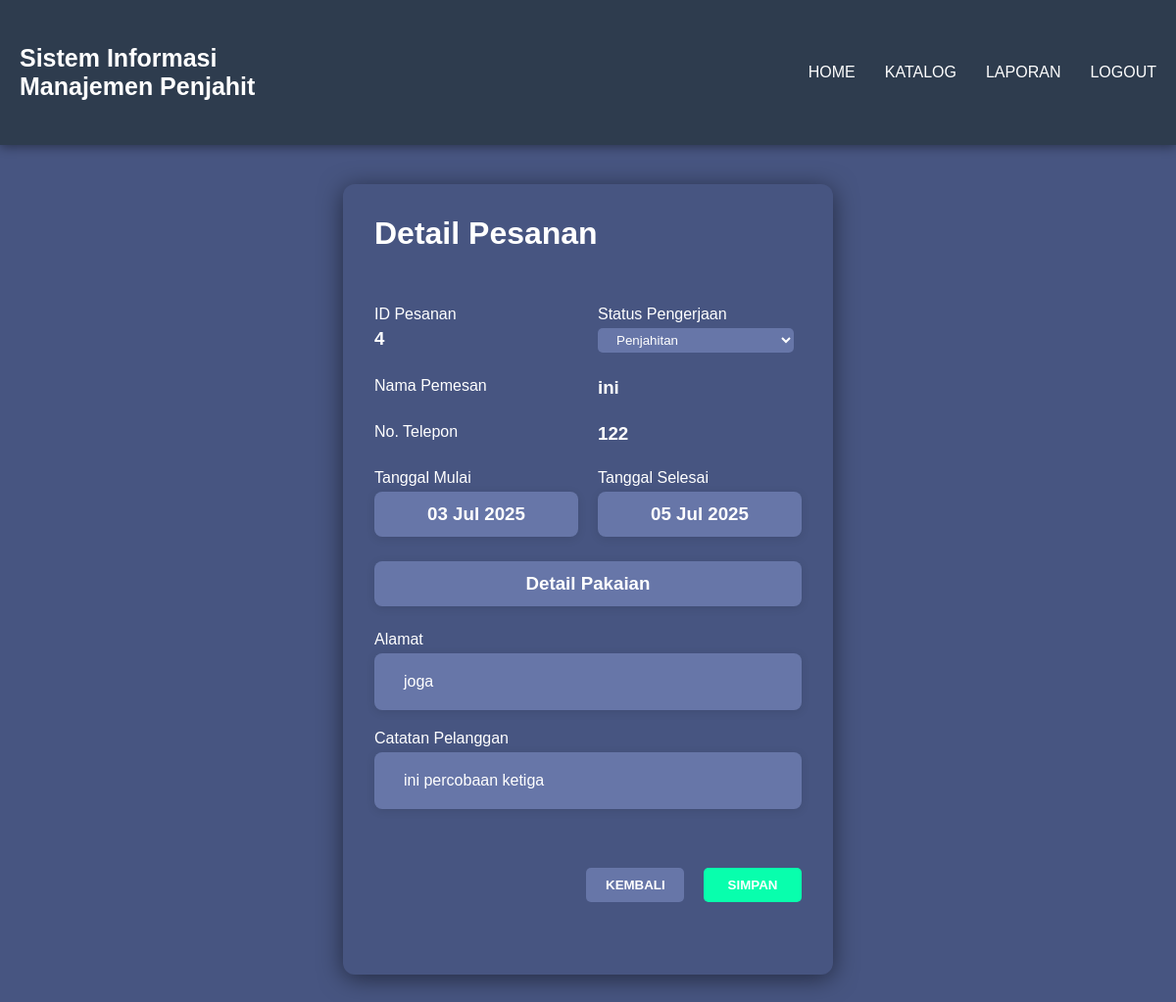
The app's page /detail.php?id=4 with its own data.
### tables this page shows
CREATE TABLE `pesanan` (
  `pesanan_id` int(11) NOT NULL,
  `nama_pelanggan` varchar(50) NOT NULL,
  `nomor_telepon` int(11) NOT NULL,
  `alamat` varchar(100) NOT NULL,
  `jenis_model` varchar(50) NOT NULL,
  `opsi_pengambilan` varchar(20) NOT NULL,
  `ukuran` text NOT NULL,
  `catatan` text NOT NULL,
  `quantity` int(11) NOT NULL,
  `tanggal_mulai` date NOT NULL,
  `tanggal_selesai` date NOT NULL,
  `status_pengerjaan` varchar(50) NOT NULL,
  `Warna` varchar(10) NOT NULL
);

### detail.php (the view, shortened to what this page needs)
<?php
include 'koneksi.php';
$id = $_GET['id'];
try {
    $pdo = new PDO("mysql:host=$hostname;dbname=$database", $username, $password);
    $pdo->setAttribute(PDO::ATTR_ERRMODE, PDO::ERRMODE_EXCEPTION);
} catch (PDOException $e) {
    die("Database error: " . $e->getMessage());
}
$sql = "SELECT * FROM pesanan WHERE pesanan_id = ?";
$stmt = $pdo->prepare($sql);
$stmt->execute([$id]);
$design = $stmt->fetch(PDO::FETCH_ASSOC);
?>
<!DOCTYPE html>
<html lang="en">
<head>
    <link rel="stylesheet" href="css/detail.css">
</head>
<body>
    <?php include 'nav.php'; ?>
    <div class="container">
        <h1>Detail Pesanan</h1>
        <form action="proses_update_status.php" method="POST">
            <div class="parent">
                <div class="div1">
                    <label for="ID">ID Pesanan</label>
                    <h3><?php echo htmlspecialchars($design['pesanan_id']); ?></h3>
                </div>
                <div class="div2">
                    <label for="status">Status Pengerjaan</label>
                    <select id="status" name="status">
                        <option value="Penjahitan" <?php if ($design['status_pengerjaan'] == 'Penjahitan')
                            echo 'selected'; ?>>
                            Penjahitan</option>
                    </select>
                </div>
                <div class="div3">
                    <label for="Nama Pemesan">Nama Pemesan</label>
                </div>
                <div class="div4">
                    <h3><?php echo htmlspecialchars($design['nama_pelanggan']); ?></h3>
                </div>
                <div class="div5">
                    <label for="Nomor Telepon">No. Telepon</label>
                </div>
                <div class="div6">
                    <h3><?php echo htmlspecialchars($design['nomor_telepon']); ?></h3>
                </div>
                <div class="div7">
                    <label for="tanggal pemesanan">Tanggal Mulai</label>
                    <div class="kotakan">
                        <h3><?php echo date('d M Y', strtotime($design['tanggal_mulai'])); ?></h3>
                    </div>
                </div>
                <div class="div8">
                    <label for="tanggal pemesanan">Tanggal Selesai</label>
                    <div class="kotakan">
                        <h3><?php echo date('d M Y', strtotime($design['tanggal_selesai'])); ?></h3>
                    </div>
                </div>
                <div class="div9">
                    <div class="kotakan">
                        <a onclick="alert('Pop-up detail pakaian akan muncul di sini.')">
                            <h3 class="detail-pakaian">Detail Pakaian</h3>
                        </a>
                    </div>
                </div>
                <div class="div10">
                    <label for="alamat">Alamat</label>
                    <div class="kotakan">
                        <p><?php echo nl2br(htmlspecialchars($design['alamat'])); ?></p>
                    </div>
                </div>
                <div class="div11">
                    <label for="catatan">Catatan Pelanggan</label>
                    <div class="kotakan">
                        <p><?php echo nl2br(htmlspecialchars($design['catatan'])); ?></p>
                    </div>
                </div>
            </div>
            <div class="tombol">
                <a href="index.php" style="text-decoration:none;">
                    <button type="button" class="kembali">KEMBALI</button>
                </a>
                <button type="submit" class="simpan">SIMPAN</button>
            </div>
        </form>
    </div>
</body>
</html>

### css/detail.css (style rules this page uses)
.parent { margin-top: 10px; padding: 40px 0; display: grid; grid-template-columns: repeat(2, 1fr); grid-template-rows: auto; grid-column-gap: 20px; grid-row-gap: 15px; }
.div1 { grid-area: 1 / 1 / 2 / 2; }
.div2 { grid-area: 1 / 2 / 2 / 3; }
.div3 { grid-area: 2 / 1 / 3 / 2; }
.div4 { grid-area: 2 / 2 / 3 / 3; }
.div5 { grid-area: 3 / 1 / 4 / 2; }
.div6 { grid-area: 3 / 2 / 4 / 3; }
.div7 { grid-area: 4 / 1 / 5 / 2; }
.div8 { grid-area: 4 / 2 / 5 / 3; }
.div9 { grid-area: 5 / 1 / 6 / 3; }
.div10 { grid-area: 6 / 1 / 7 / 3; }
.div11 { grid-area: 7 / 1 / 8 / 3; }
.container { color: white; background: #475581; max-width: 500px; margin: 40px auto 30px auto; padding: 32px 32px 24px 32px; border-radius: 12px; box-shadow: 0 4px 24px rgba(0, 0, 0, 0.5); }
.kotakan { background: #6776a8; color: white; border-radius: 8px; box-shadow: 0 2px 10px rgba(0, 0, 0, 0.1); }
.kotakan h3 { padding: 12px 0; text-align: center; }
.detail-pakaian { cursor: pointer; }
.kotakan p { padding: 20px 30px; }
label, select, h3 { display: block; margin: 5px 0; }
select { padding: 0px 0px 0px 15px; height: 25px; width: 200px; color: rgb(255, 255, 255); background-color: #6776a8; border-radius: 5px; border: none; }
select option { font-weight: bold; }
body { background-color: #475581; }
.tombol { display: flex; justify-content: flex-end; gap: 20px; margin-top: 20px; }
.tombol button { padding: 10px 20px; border: none; border-radius: 5px; cursor: pointer; margin-bottom: 50px; color: white; font-weight: bold; width: 100px; }
.simpan { background-color: #08ffad; }
.kembali { background-color: #6776a8; }

### css/nav.css (style rules this page uses)
* { box-sizing: border-box; margin: 0; padding: 0; }
body { font-family: Arial, sans-serif; margin: 0; padding: 0; }

### records on screen
pesanan: pesanan_id "4", status "Penjahitan", nama_pelanggan "ini", nomor_telepon "122", tanggal_mulai "03 Jul 2025", tanggal_selesai "05 Jul 2025", alamat "joga", catatan "ini percobaan ketiga"
